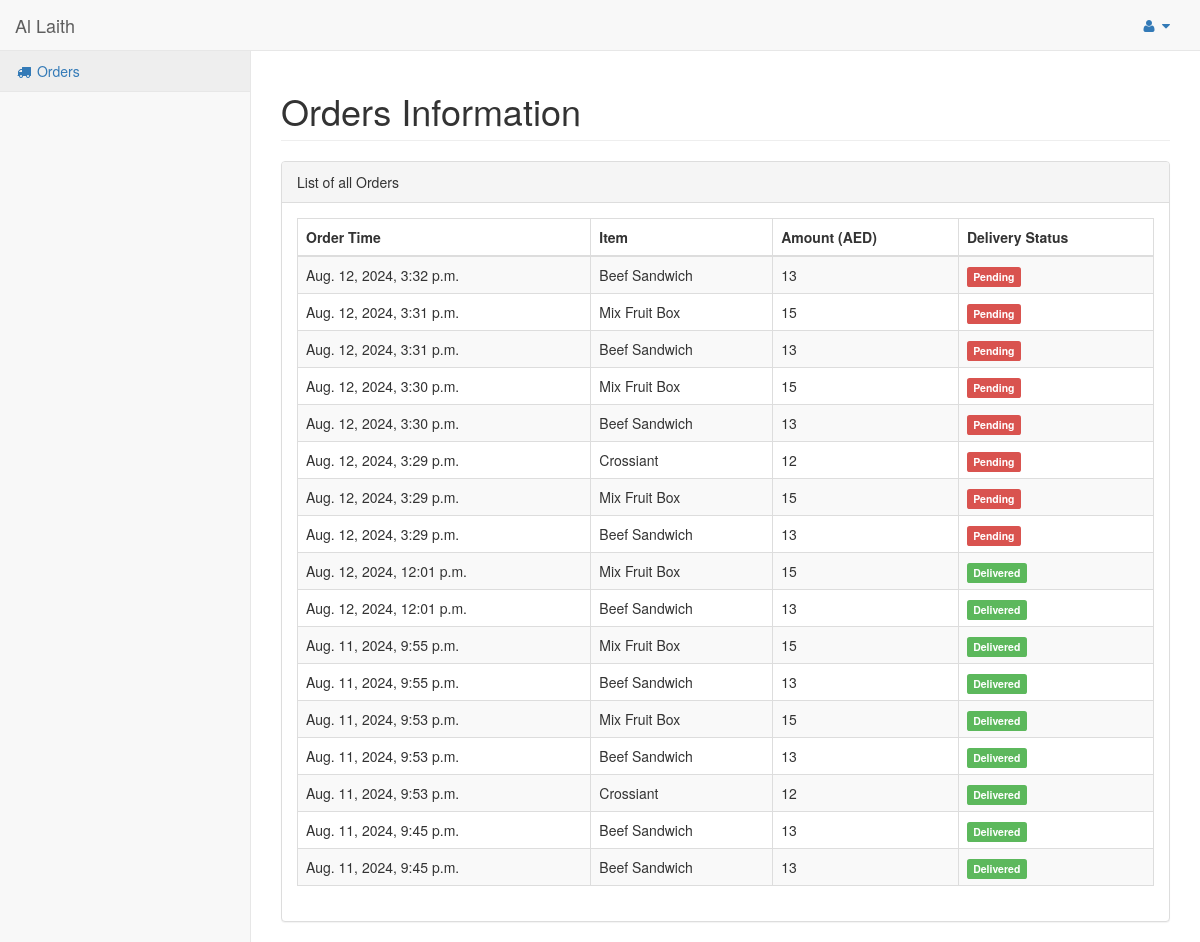
Screenshot of /myorders/ (signed in) with the database file from the repository.
### hotel/models.py (models this page shows, shortened)
class Order(models.Model):
    pending = 'Pending'
    completed = 'Completed'
    STATUS = (
        (pending,pending),
        (completed,completed),
    )
    customer = models.ForeignKey(Customer,on_delete=models.CASCADE)
    order_timestamp = models.DateTimeField(auto_now_add=True)
    delivery_status = models.CharField(max_length = 100, choices = STATUS)
    if_cancelled = models.BooleanField(default = False)
    total_amount = models.IntegerField()

class OrderContent(models.Model):
    quantity = models.IntegerField(default=1)
    food = models.ForeignKey(Food, on_delete=models.CASCADE)
    order = models.ForeignKey(Order, on_delete=models.CASCADE)

class Food(models.Model):
    disabled = 'Disabled'
    enabled = 'Enabled'
    STATUS = (
        (disabled, disabled),
        (enabled, enabled),
    )
    name = models.CharField(max_length=250)
    status = models.CharField(max_length=50, choices=STATUS)
    content_description = models.TextField()
    sale_price = models.FloatField()
    image = models.FileField(blank=True, null =True)
    num_order = models.IntegerField(default=0)
    quantity_available = models.IntegerField()

### hotel/views.py (the view)
# urls.py: url(r'^myorders/$', views.my_orders, name='my_orders'),
@login_required
def my_orders(request):
    user = User.objects.get(id=request.user.id)
    customer = Customer.objects.get(customer=user)
    orders = Order.objects.filter(customer=customer).order_by('-order_timestamp')
    orders_with_contents = []
    for order in orders:
        order_contents = OrderContent.objects.filter(order=order)
        orders_with_contents.append({
            'order': order,
            'contents': order_contents
        })
    return render(request, 'orders.html', {'orders_with_contents': orders_with_contents})

### hotel/templates/orders.html (shortened to what this page needs)
{% load static %}
{% include "includes/base.html" %}
{% include "includes/navbarheader.html" %}
{% include "includes/navtop.html" %}
<div class="navbar-default sidebar" role="navigation">
    <div class="sidebar-nav navbar-collapse">
        <ul class="nav" id="side-menu">
            <li>
                <a href="{% url 'hotel:my_orders' %}">
                    <i class="fa fa-truck fa-fw"></i> Orders</a>
            </li>
        </ul>
    </div>
</div>
        </nav>
        <div id="page-wrapper">
            <div class="row">
                <div class="col-lg-12">
                    <h1 class="page-header">Orders Information</h1>
                </div>
            </div>
            <div class="row">
                <div class="col-lg-12">
                    <div class="panel panel-default">
                        <div class="panel-heading">
                            List of all Orders
                        </div>
                        <div class="panel-body">
                            <table width="100%" class="table table-striped table-bordered table-hover" id="dataTables-example">
                                <thead>
                                    <tr>
                                        <th>Order Time</th>
                                        <th>Item</th>
                                        <th>Amount (AED)</th>
                                        <th>Delivery Status</th>
                                    </tr>
                                </thead>
                                <tbody>
                                    {% for order_dict in orders_with_contents %}
                                    <tr>
                                        <td>{{ order_dict.order.order_timestamp }}</td>
                                        <td>
                                                {% for content in order_dict.contents %}
                                                {{ content.food.name }}
                                                {% endfor %}
                                        </td>
                                        <td>{{ order_dict.order.total_amount }}</td>
                                        <td>
                                            {% if order_dict.order.delivery_status == 'Completed' %}
                                                <span class="label label-success">Delivered</span>
                                            {% else %}
                                                <span class="label label-danger">Pending</span>
                                            {% endif %}
                                        </td>
                                    </tr>
                                    {% endfor %}
                                </tbody>
                            </table>
                        </div>
                    </div>
                </div>
            </div>
        </div>
    </div>
</body>
</html>

### rows the page displays
Order: order.order_timestamp "Aug. 12, 2024, 3:32 p.m.", order.total_amount "13", delivery_status "Pending"
OrderContent: food.name "Beef Sandwich"
Order: order.order_timestamp "Aug. 12, 2024, 3:31 p.m.", order.total_amount "15", delivery_status "Pending"
OrderContent: food.name "Mix Fruit Box"
Order: order.order_timestamp "Aug. 12, 2024, 3:31 p.m.", order.total_amount "13", delivery_status "Pending"
OrderContent: food.name "Beef Sandwich"
Order: order.order_timestamp "Aug. 12, 2024, 3:30 p.m.", order.total_amount "15", delivery_status "Pending"
OrderContent: food.name "Mix Fruit Box"
Order: order.order_timestamp "Aug. 12, 2024, 3:30 p.m.", order.total_amount "13", delivery_status "Pending"
OrderContent: food.name "Beef Sandwich"
Order: order.order_timestamp "Aug. 12, 2024, 3:29 p.m.", order.total_amount "12", delivery_status "Pending"
OrderContent: food.name "Crossiant"
Order: order.order_timestamp "Aug. 12, 2024, 3:29 p.m.", order.total_amount "15", delivery_status "Pending"
OrderContent: food.name "Mix Fruit Box"
Order: order.order_timestamp "Aug. 12, 2024, 3:29 p.m.", order.total_amount "13", delivery_status "Pending"
OrderContent: food.name "Beef Sandwich"
Order: order.order_timestamp "Aug. 12, 2024, 12:01 p.m.", order.total_amount "15", delivery_status "Delivered"
OrderContent: food.name "Mix Fruit Box"
Order: order.order_timestamp "Aug. 12, 2024, 12:01 p.m.", order.total_amount "13", delivery_status "Delivered"
OrderContent: food.name "Beef Sandwich"
Order: order.order_timestamp "Aug. 11, 2024, 9:55 p.m.", order.total_amount "15", delivery_status "Delivered"
OrderContent: food.name "Mix Fruit Box"
Order: order.order_timestamp "Aug. 11, 2024, 9:55 p.m.", order.total_amount "13", delivery_status "Delivered"
OrderContent: food.name "Beef Sandwich"
Order: order.order_timestamp "Aug. 11, 2024, 9:53 p.m.", order.total_amount "15", delivery_status "Delivered"
OrderContent: food.name "Mix Fruit Box"
Order: order.order_timestamp "Aug. 11, 2024, 9:53 p.m.", order.total_amount "13", delivery_status "Delivered"
OrderContent: food.name "Beef Sandwich"
Order: order.order_timestamp "Aug. 11, 2024, 9:53 p.m.", order.total_amount "12", delivery_status "Delivered"
OrderContent: food.name "Crossiant"
Order: order.order_timestamp "Aug. 11, 2024, 9:45 p.m.", order.total_amount "13", delivery_status "Delivered"
OrderContent: food.name "Beef Sandwich"
Order: order.order_timestamp "Aug. 11, 2024, 9:45 p.m.", order.total_amount "13", delivery_status "Delivered"
OrderContent: food.name "Beef Sandwich"
